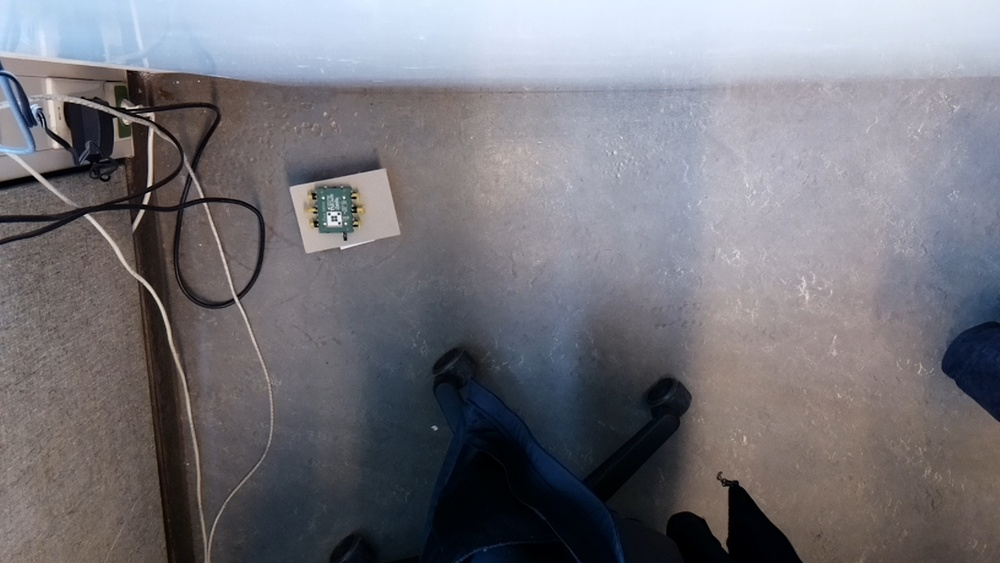
#> input picture PicoZebroDemo/OpenCV_Training/Classifier_Pictures/Picture 2017-03-17 123828.jpg, 1000 x 563 px, shrunk from 1648 x 928 before the run; its folder holds only this picture in this run
$ python PZDemo_Train_OCR.py   (older library calls are emulated)
#> lines starting #> are read from the running program, lines starting #| are printed output that depends on the picture
#!/usr/bin/env python
# TU Delft Pico Zebro Demo
# OCR, but, with SVM instead of kNN. OpenCV Machine Learning
# Writer: Martijn de Rooij
# Version 0.01

# Everything is being tested from 120 cm height.

# Python 3 compatability
from __future__ import print_function
try:
    input = raw_input
except NameError:
    pass

# import the necessary packages
import time                             # For timing functions
import numpy as np                      # Optimized library for numerical operations
import cv2                              # Include OpenCV library (Most important one)
import os                               # Include easy file multi file reader

## Prepare images files
rootpath = 'Classifier_Pictures/'
files = []
for filedir, dirs, filess in os.walk(rootpath):
    for filename in filess:
        pathfile = os.path.join(filedir, filename)
        files.append(pathfile)

affine_flags = cv2.WARP_INVERSE_MAP|cv2.INTER_LINEAR

## Detect keypoints and compute descriptors for train images
def deskew(img):
    m = cv2.moments(img)
    if abs(m['mu02']) < 1e-2:
        return img.copy()
    skew = m['mu11']/m['mu02']
    M = np.float32([[1, skew, -0.5*SZ*skew], [0, 1, 0]])
    img = cv2.warpAffine(img,M,(SZ, SZ),flags=affine_flags)
    return img

def hog(img):
    gx = cv2.Sobel(img, cv2.CV_32F, 1, 0)
    gy = cv2.Sobel(img, cv2.CV_32F, 0, 1)
    mag, ang = cv2.cartToPolar(gx, gy)
    bins = np.int32(bin_n*ang/(2*np.pi))    # quantizing binvalues in (0...16)
    bin_cells = bins[:10,:10], bins[10:,:10], bins[:10,10:], bins[10:,10:]
    mag_cells = mag[:10,:10], mag[10:,:10], mag[:10,10:], mag[10:,10:]
    hists = [np.bincount(b.ravel(), m.ravel(), bin_n) for b, m in zip(bin_cells, mag_cells)]
    hist = np.hstack(hists)     # hist is a 64 bit vector
    return hist

for file in files:
    ima = cv2.imread(file)
#> ima is the input picture: shape (563, 1000, 3); mean B, G, R 122.5, 116, 117.3
    print (file)
    gray=cv2.cvtColor(ima,cv2.COLOR_BGR2GRAY)
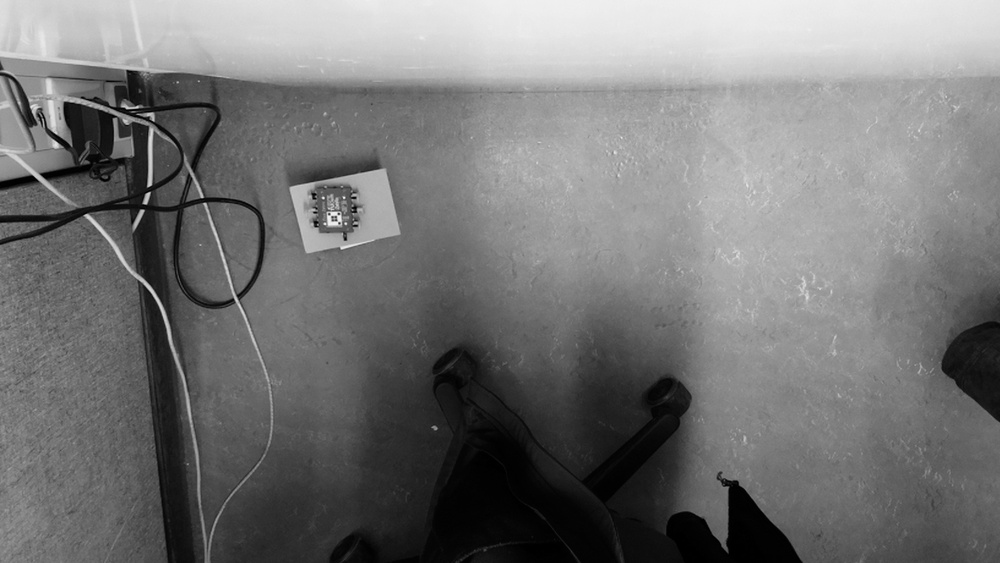
#> gray: shape (563, 1000); min 0, max 242, mean 117.2
#> (the run stopped early here; a loop or call above may not have finished)

$ run again, on PicoZebroDemo/OpenCV_Training/Classifier_Pictures/Picture 2017-03-17 123832.jpg
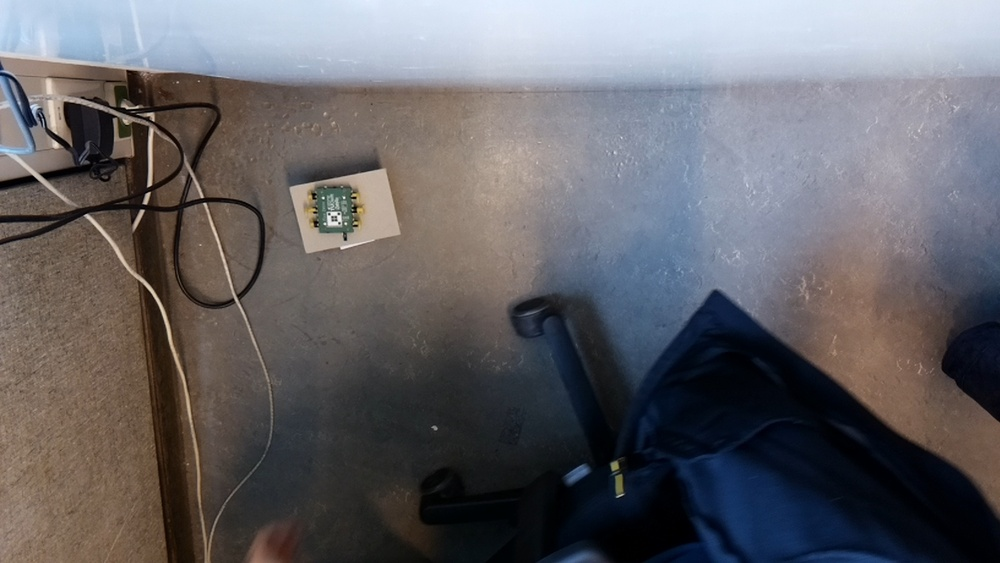
#> input picture PicoZebroDemo/OpenCV_Training/Classifier_Pictures/Picture 2017-03-17 123832.jpg, 1000 x 563 px, shrunk from 1648 x 928 before the run
#> ima is the input picture: shape (563, 1000, 3); mean B, G, R 103.2, 99.2, 101
#> `gray=cv2.cvtColor(ima,cv2.COLOR_BGR2GRAY)`:
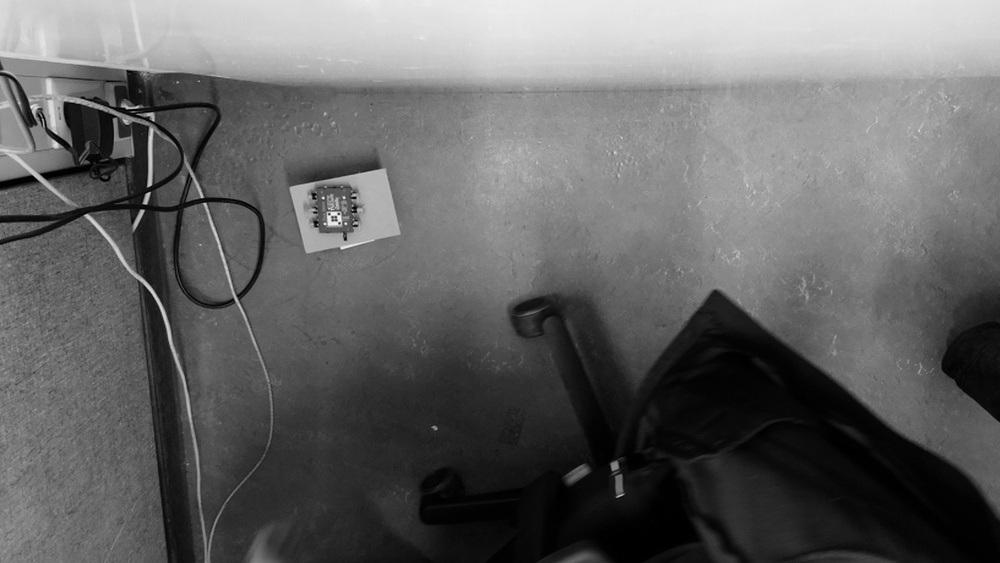
#> gray: shape (563, 1000); min 0, max 244, mean 100.2

$ run again, on PicoZebroDemo/OpenCV_Training/Classifier_Pictures/Picture 2017-03-17 123836.jpg
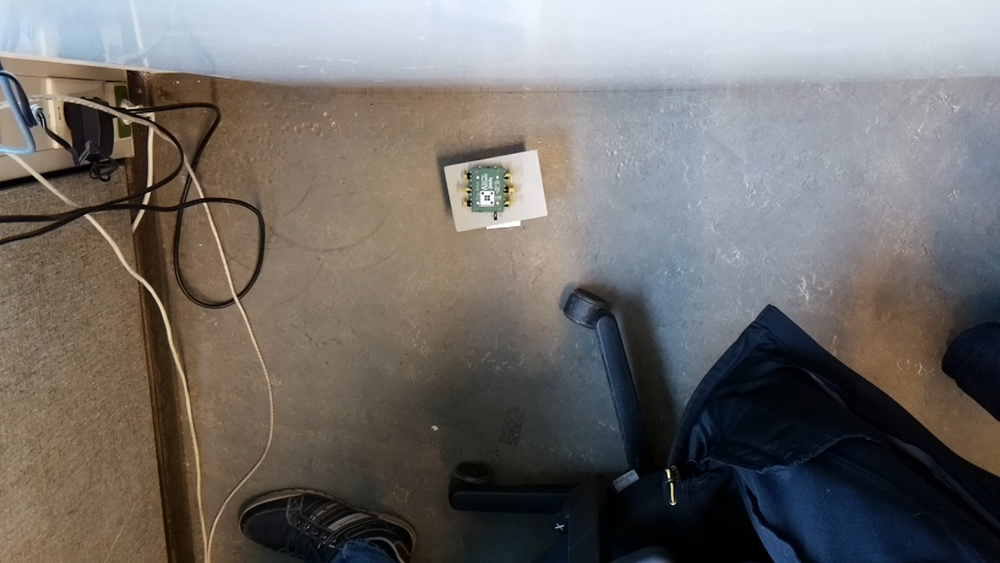
#> input picture PicoZebroDemo/OpenCV_Training/Classifier_Pictures/Picture 2017-03-17 123836.jpg, 1000 x 563 px, shrunk from 1648 x 928 before the run
#> ima is the input picture: shape (563, 1000, 3); mean B, G, R 105.6, 108.4, 112.3
#> `gray=cv2.cvtColor(ima,cv2.COLOR_BGR2GRAY)`:
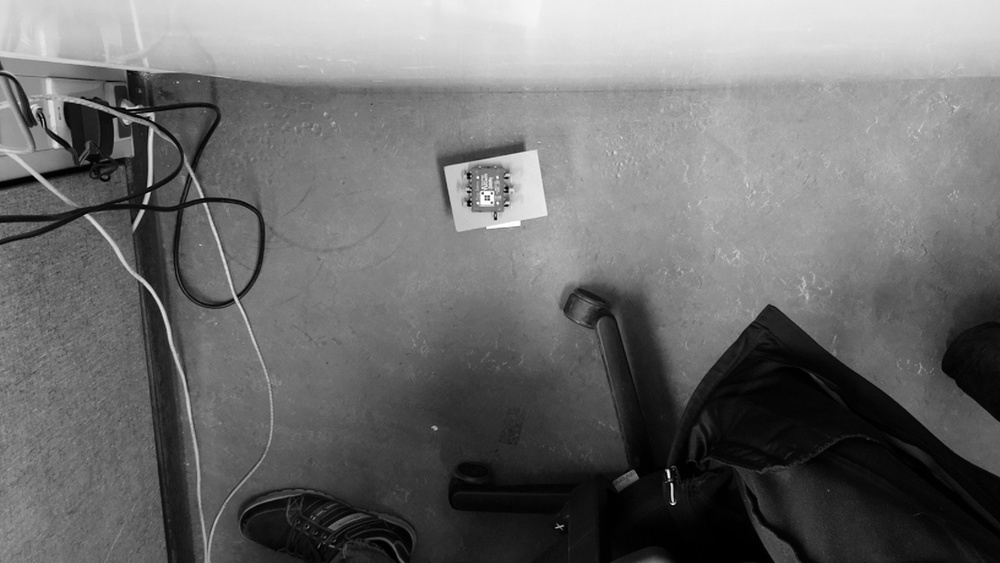
#> gray: shape (563, 1000); min 0, max 255, mean 109.2
